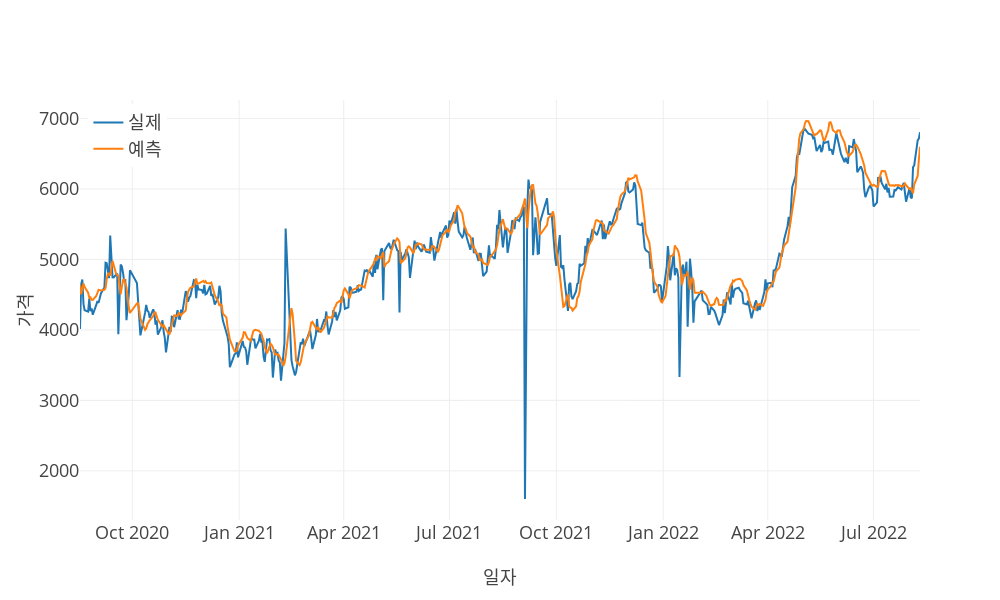

Notebook code cell kept with this figure:
### Code cell
print("\nLSTM")
lstm, val_dataloader = RNN(
    data,
    training_cutoff,
    target,
    group,
    max_encoder_length,
    max_prediction_length,
    time_varying_known_categoricals,
    time_varying_unknown_categoricals,
    time_varying_known_reals,
    batch_size,
    pathForSavingModels(product_and_product_type, product_attribute, raw_file_name, 'LSTM'),
    'LSTM'
)

actuals = torch.cat([y[0] for x, y in iter(val_dataloader)])
lstm_predictions = lstm.predict(val_dataloader)
model_eval(actuals, lstm_predictions, predictions_x_axis, stdout=True, vis=True)

### Figure 1 — Plotly figure (JSON) as saved in the notebook; plotly's stock layout.template omitted (floating-point values rounded to 4 significant figures; data arrays with more than 128 entries replaced by an {"elided": "..."} marker saying what was removed)
{"data": [{"mode": "lines", "name": "실제", "type": "scatter", "x": {"elided": "510 str values"}, "y": {"elided": "510 float values"}}, {"mode": "lines", "name": "예측", "type": "scatter", "x": {"elided": "510 str values"}, "y": {"elided": "510 float values"}}], "layout": {"height": 600, "legend": {"x": 0.01, "xanchor": "left", "y": 0.99, "yanchor": "top"}, "width": 1000, "xaxis": {"title": {"text": "일자"}}, "yaxis": {"title": {"text": "가격"}}}}
